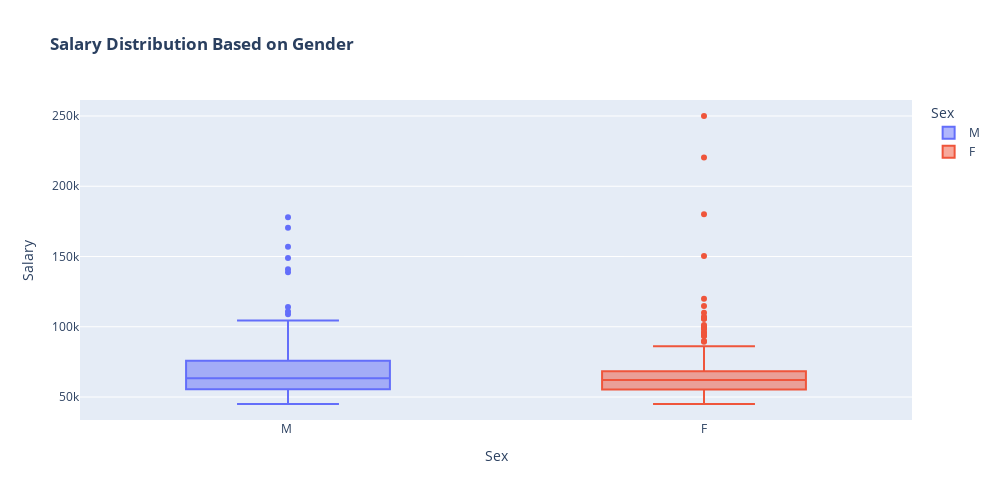

Write notebook code for a chart like this one.
### Markdown cell above
**Analysis  Based on Gender**

### Code cell
fig = px.box(df , 
             y="Salary" ,
             x="Sex"  , 
             color="Sex" , 
             title="<b>Salary Distribution Based on Gender<b>" ,
             width=1000,
             height=500)


fig.show()

### Figure 1 — Plotly figure (JSON) as saved in the notebook; plotly's stock layout.template omitted (floating-point values rounded to 4 significant figures; data arrays with more than 128 entries replaced by an {"elided": "..."} marker saying what was removed)
{"data": [{"alignmentgroup": "True", "hovertemplate": "Sex=%{x}<br>Salary=%{y}<extra></extra>", "legendgroup": "M ", "marker": {"color": "#636efa"}, "name": "M ", "notched": false, "offsetgroup": "M ", "orientation": "v", "showlegend": true, "type": "box", "x": {"elided": "135 str values"}, "x0": " ", "xaxis": "x", "y": {"elided": "135 int values"}, "y0": " ", "yaxis": "y"}, {"alignmentgroup": "True", "hovertemplate": "Sex=%{x}<br>Salary=%{y}<extra></extra>", "legendgroup": "F", "marker": {"color": "#EF553B"}, "name": "F", "notched": false, "offsetgroup": "F", "orientation": "v", "showlegend": true, "type": "box", "x": {"elided": "176 str values"}, "x0": " ", "xaxis": "x", "y": {"elided": "176 int values"}, "y0": " ", "yaxis": "y"}], "layout": {"boxmode": "overlay", "height": 500, "legend": {"title": {"text": "Sex"}, "tracegroupgap": 0}, "title": {"text": "<b>Salary Distribution Based on Gender<b>"}, "width": 1000, "xaxis": {"anchor": "y", "categoryarray": ["M ", "F"], "categoryorder": "array", "domain": [0, 1], "title": {"text": "Sex"}}, "yaxis": {"anchor": "x", "domain": [0, 1], "title": {"text": "Salary"}}}}
